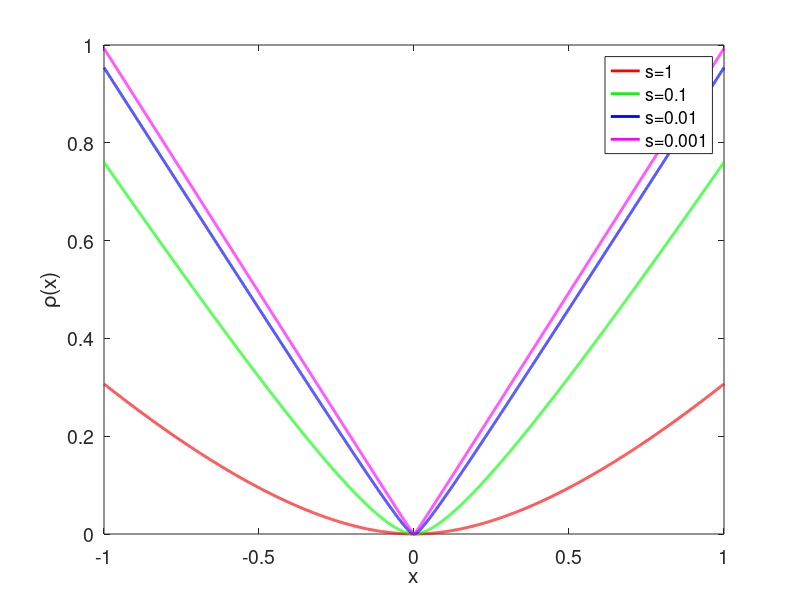
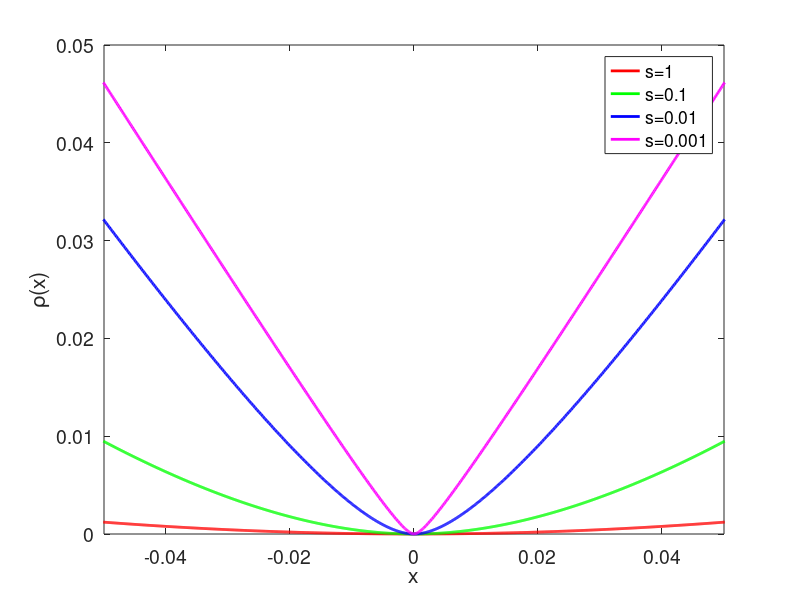
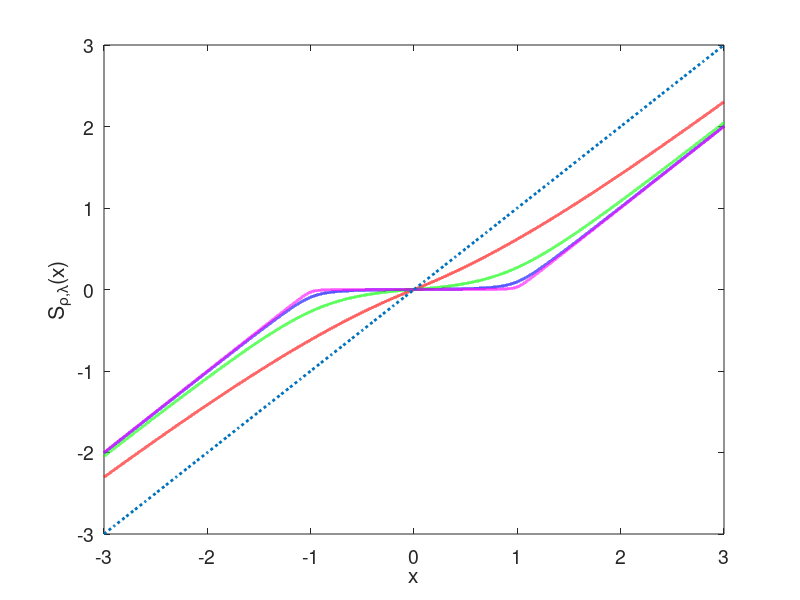

These charts were generated, in order, by the following MATLAB code: (Note: this script raises an error after producing the figures.)
% Figures - 10.5 and 10.6
% =========================================
% This program plotes the rho function and the shrinkage that it induces

x=-1:0.0001:1; 
figure(1); clf; 
s=1; h=plot(x,abs(x)-s*log(1+abs(x)/s),'r');
set(h,'LineWidth',2);
hold on; 
s=0.1; h=plot(x,abs(x)-s*log(1+abs(x)/s),'g');
set(h,'LineWidth',2);
s=0.01; h=plot(x,abs(x)-s*log(1+abs(x)/s),'b');
set(h,'LineWidth',2);
s=0.001; h=plot(x,abs(x)-s*log(1+abs(x)/s),'m');
set(h,'LineWidth',2);
h=xlabel('x'); set(h,'FontSize',14); 
h=ylabel('\rho(x)');  set(h,'FontSize',14); 
set(gca,'Fontsize',14); 
legend({'s=1','s=0.1','s=0.01','s=0.001'}); 
% print -depsc2 Chapter_10_Shrinkage_Rho_Zibulevsky1.eps

figure(2); clf; 
s=1; h=plot(x,abs(x)-s*log(1+abs(x)/s),'r');
set(h,'LineWidth',2);
hold on; 
s=0.1; h=plot(x,abs(x)-s*log(1+abs(x)/s),'g');
set(h,'LineWidth',2);
s=0.01; h=plot(x,abs(x)-s*log(1+abs(x)/s),'b');
set(h,'LineWidth',2);
s=0.001; h=plot(x,abs(x)-s*log(1+abs(x)/s),'m');
set(h,'LineWidth',2);
axis([-0.05 0.05 0 0.05]); 
h=xlabel('x'); set(h,'FontSize',14); 
h=ylabel('\rho(x)');  set(h,'FontSize',14); 
set(gca,'Fontsize',14); 
legend({'s=1','s=0.1','s=0.01','s=0.001'}); 
% print -depsc2 Chapter_10_Shrinkage_Rho_Zibulevsky2.eps

figure(3); clf; 
x=-3:0.0001:3; 
lambda=1; 
s=1; 
Res = (x>=0).*(x-s-lambda+sqrt((x-s-lambda).^2+4*x*s))/2 ...
          -(x<0).*(-x-s-lambda+sqrt((-x-s-lambda).^2-4*x*s))/2; 
h=plot(x,Res,'r'); 
set(h,'LineWidth',2);
hold on;
s=0.1; 
Res = (x>=0).*(x-s-lambda+sqrt((x-s-lambda).^2+4*x*s))/2 ...
          -(x<0).*(-x-s-lambda+sqrt((-x-s-lambda).^2-4*x*s))/2; 
h=plot(x,Res,'g'); 
set(h,'LineWidth',2);
s=0.01; 
Res = (x>=0).*(x-s-lambda+sqrt((x-s-lambda).^2+4*x*s))/2 ...
          -(x<0).*(-x-s-lambda+sqrt((-x-s-lambda).^2-4*x*s))/2; 
h=plot(x,Res,'b'); 
set(h,'LineWidth',2);
s=0.001; 
Res = (x>=0).*(x-s-lambda+sqrt((x-s-lambda).^2+4*x*s))/2 ...
          -(x<0).*(-x-s-lambda+sqrt((-x-s-lambda).^2-4*x*s))/2; 
h=plot(x,Res,'m'); 
set(h,'LineWidth',2);
h=plot(-3:0.1:3,-3:0.1:3,':');
set(h,'LineWidth',2);
h=xlabel('x'); set(h,'FontSize',14); 
h=ylabel('S_{\rho,\lambda}(x)');  set(h,'FontSize',14); 
set(gca,'Fontsize',14); 
legend({'s=1','s=0.1','s=0.01','s=0.001','y=x'},2); 
% print -depsc2 Chapter_10_Shrinkage_Rho_Zibulevsky3.eps

